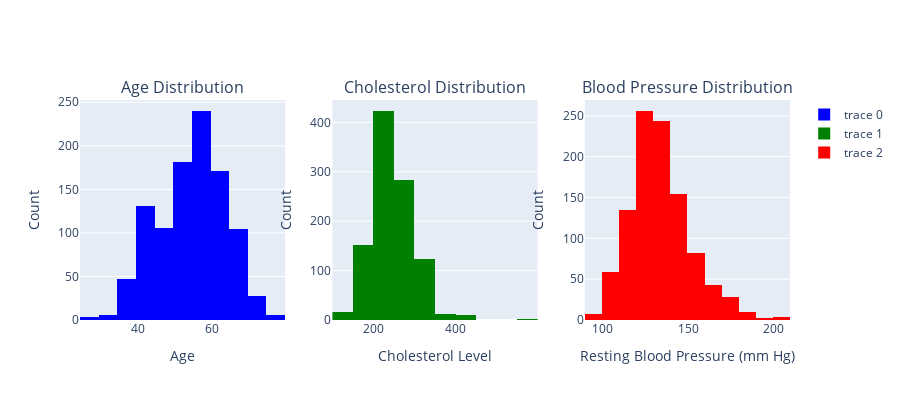

Notebook source saved alongside this figure:
### Markdown cell above
The chi-squared test results suggest that there is a strong and highly statistically significant association between gender and the presence of heart disease. This implies that gender is a significant factor in predicting heart disease, and there is evidence to support the claim that gender is associated with heart disease presence in the dataset.

### Code cell
import plotly.subplots as sp
import plotly.graph_objects as go

# Create a subplot grid with three subplots
fig = sp.make_subplots(rows=1, cols=3, subplot_titles=("Age Distribution", "Cholesterol Distribution", "Blood Pressure Distribution"))

# Plot the distribution of age
age_hist = go.Histogram(x=heart['age'], marker_color='blue', nbinsx=20)
fig.add_trace(age_hist, row=1, col=1)
fig.update_xaxes(title_text='Age', row=1, col=1)
fig.update_yaxes(title_text='Count', row=1, col=1)

# Plot the distribution of cholesterol levels
chol_hist = go.Histogram(x=heart['chol'], marker_color='green', nbinsx=20)
fig.add_trace(chol_hist, row=1, col=2)
fig.update_xaxes(title_text='Cholesterol Level', row=1, col=2)
fig.update_yaxes(title_text='Count', row=1, col=2)

# Plot the distribution of blood pressure (trestbps)
trestbps_hist = go.Histogram(x=heart['trestbps'], marker_color='red', nbinsx=20)
fig.add_trace(trestbps_hist, row=1, col=3)
fig.update_xaxes(title_text='Resting Blood Pressure (mm Hg)', row=1, col=3)
fig.update_yaxes(title_text='Count', row=1, col=3)

# Update layout
fig.update_layout(height=400, width=900)

fig.show()

### Figure 1 — Plotly figure (JSON) as saved in the notebook; plotly's stock layout.template omitted (floating-point values rounded to 4 significant figures; data arrays with more than 128 entries replaced by an {"elided": "..."} marker saying what was removed)
{"data": [{"marker": {"color": "blue"}, "nbinsx": 20, "type": "histogram", "x": {"elided": "1025 int values"}, "xaxis": "x", "yaxis": "y"}, {"marker": {"color": "green"}, "nbinsx": 20, "type": "histogram", "x": {"elided": "1025 int values"}, "xaxis": "x2", "yaxis": "y2"}, {"marker": {"color": "red"}, "nbinsx": 20, "type": "histogram", "x": {"elided": "1025 int values"}, "xaxis": "x3", "yaxis": "y3"}], "layout": {"annotations": [{"font": {"size": 16}, "showarrow": false, "text": "Age Distribution", "x": 0.1444, "xanchor": "center", "xref": "paper", "y": 1, "yanchor": "bottom", "yref": "paper"}, {"font": {"size": 16}, "showarrow": false, "text": "Cholesterol Distribution", "x": 0.5, "xanchor": "center", "xref": "paper", "y": 1, "yanchor": "bottom", "yref": "paper"}, {"font": {"size": 16}, "showarrow": false, "text": "Blood Pressure Distribution", "x": 0.8556, "xanchor": "center", "xref": "paper", "y": 1, "yanchor": "bottom", "yref": "paper"}], "height": 400, "width": 900, "xaxis": {"anchor": "y", "domain": [0, 0.2889], "title": {"text": "Age"}}, "xaxis2": {"anchor": "y2", "domain": [0.3556, 0.6444], "title": {"text": "Cholesterol Level"}}, "xaxis3": {"anchor": "y3", "domain": [0.7111, 1], "title": {"text": "Resting Blood Pressure (mm Hg)"}}, "yaxis": {"anchor": "x", "domain": [0, 1], "title": {"text": "Count"}}, "yaxis2": {"anchor": "x2", "domain": [0, 1], "title": {"text": "Count"}}, "yaxis3": {"anchor": "x3", "domain": [0, 1], "title": {"text": "Count"}}}}
